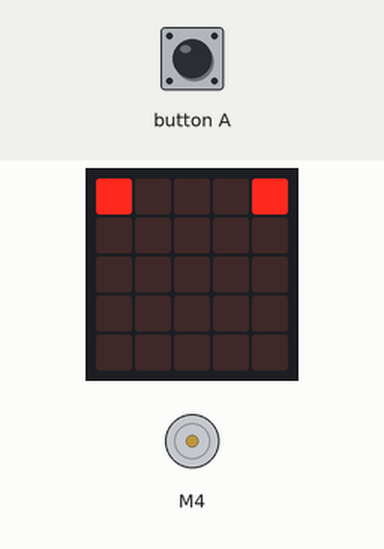
Bench run of a program on a simulated BBC micro:bit (MakeCode). Shown: the board's 5×5 LED display, DC motor (green arrow = forward, orange = backward, longer = faster). The inputs (shaded band) are chosen by the test bench.

Above: at 4.0 s.
4.1 s: button A pressed for 3.2 s
At 5.9 s:
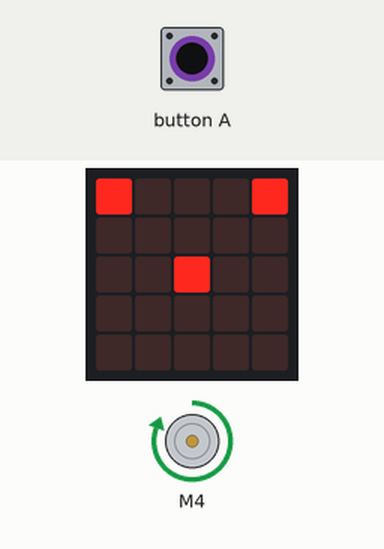
9.6 s: button A pressed for 0.15 s
At 11.4 s:
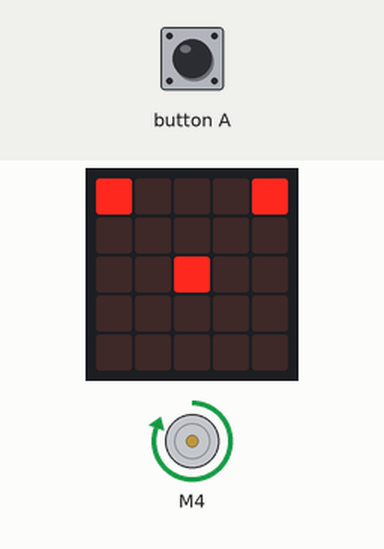
12.1 s: button A pressed for 1 s
At 14.3 s:
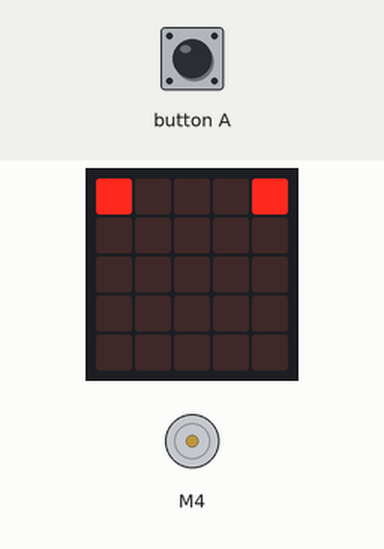
Timing chart, 0 to 15.8 s (numbered marks = the images above; inputs shaded):
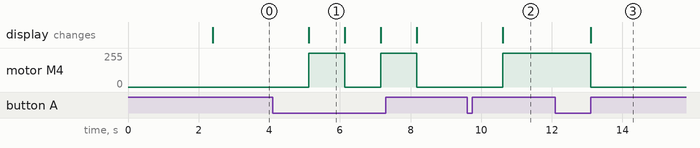

Measured:
- after the input at 4.1 s, motor M4: alternates forward 255/255 for 1.0 s and stopped for 1.0 s, starting after 1.0 s; the display: changes after 1.0 s (image 1)
- after the input at 9.6 s, motor M4: stopped → forward 255/255 after 1.0 s; the display: changes after 1.0 s (image 2)
- after the input at 12.1 s, motor M4: forward 255/255 → stopped after 1.0 s; the display: changes after 1.0 s (image 3)
- what the display in image 1 shows lasts 1.0 s, from 5.1 s to 6.1 s

The program:

main.ts
```typescript
let nbrA = 0
basic.showLeds(`
    # # # # #
    # . . . #
    # . . . #
    # . . . #
    # # # # #
    `)
basic.pause(2000)
basic.showLeds(`
    # . . . #
    . . . . .
    . . . . .
    . . . . .
    . . . . .
    `)
basic.forever(function () {
    if (input.buttonIsPressed(Button.A)) {
        if (255 == nbrA) {
            nbrA = 0
            basic.pause(1000)
            led.toggle(2, 2)
        } else if (0 == nbrA) {
            nbrA += 255
            basic.pause(1000)
            led.toggle(2, 2)
        } else {

        }
    }
    robotbit.MotorRun(robotbit.Motors.M2B, nbrA)
})
```

test.ts
```typescript
// les tests vont ici ; cela ne sera pas compilé si ce paquet est utilisé en tant qu'extension.
```
